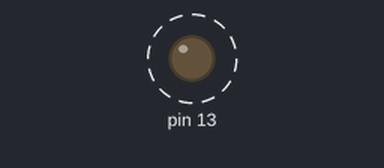
A sketch run on a simulated Arduino Uno, built with avr-gcc and run on an emulated ATmega328P. On the bench: output pins drawn as LEDs (lit = HIGH). Dashed ring = blinking. What the sketch prints to the serial monitor is not drawn.

Above: at 0.5 s.
Timing chart, 0 to 3.5 s (numbered marks = the images above):
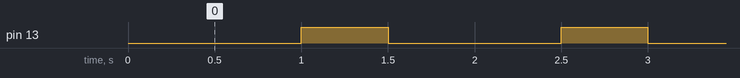

The sketch:

blink.ino
```cpp
int counter=0;
void setup(void) {
Serial.begin(9600);
  pinMode(13, OUTPUT);
}

void loop() {
  digitalWrite(13, LOW);
  delay(1000);
  digitalWrite(13, HIGH);
  counter++;
  Serial.println(counter,DEC);
  delay(500);
}
```

Measured:
- by itself, pin 13: alternates HIGH for 0.50 s and LOW for 1.0 s
